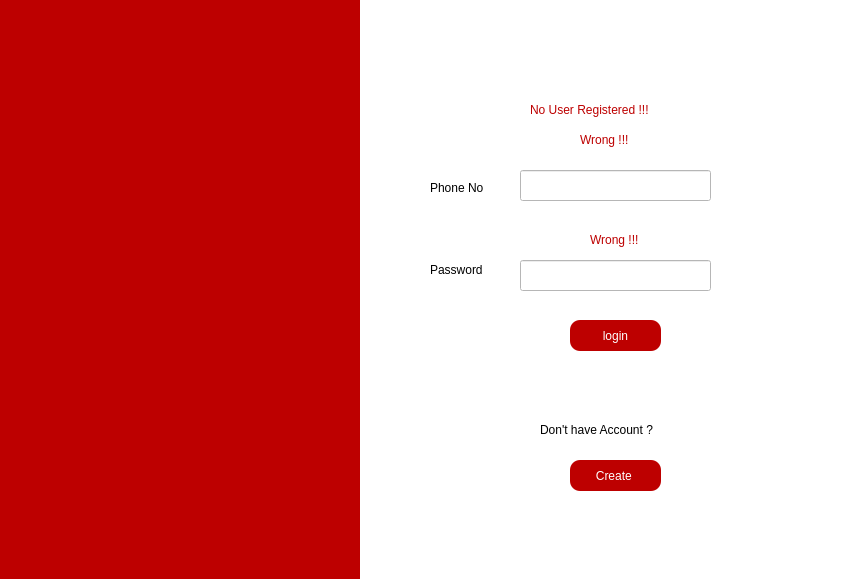
<?xml version="1.0" encoding="UTF-8"?>
<ui version="4.0">
 <class>Dialog</class>
 <widget class="QDialog" name="Dialog">
  <property name="geometry">
   <rect>
    <x>0</x>
    <y>0</y>
    <width>852</width>
    <height>579</height>
   </rect>
  </property>
  <property name="windowTitle">
   <string>Dialog</string>
  </property>
  <property name="styleSheet">
   <string notr="true">background-color: rgb(255, 255, 255);</string>
  </property>
  <widget class="QWidget" name="widget" native="true">
   <property name="geometry">
    <rect>
     <x>-1</x>
     <y>-1</y>
     <width>361</width>
     <height>581</height>
    </rect>
   </property>
   <property name="styleSheet">
    <string notr="true">background-color: rgb(189, 0, 0);
</string>
   </property>
  </widget>
  <widget class="QPushButton" name="create">
   <property name="geometry">
    <rect>
     <x>570</x>
     <y>460</y>
     <width>91</width>
     <height>31</height>
    </rect>
   </property>
   <property name="styleSheet">
    <string notr="true">background-color: rgb(189, 0, 0);
color: rgb(255, 255, 255);
border-radius: 10px;
</string>
   </property>
   <property name="text">
    <string>Create </string>
   </property>
  </widget>
  <widget class="QLabel" name="label">
   <property name="geometry">
    <rect>
     <x>430</x>
     <y>180</y>
     <width>81</width>
     <height>16</height>
    </rect>
   </property>
   <property name="styleSheet">
    <string notr="true">font: 75 12pt &quot;Arial&quot;;</string>
   </property>
   <property name="text">
    <string>Phone No</string>
   </property>
  </widget>
  <widget class="QLabel" name="label_3">
   <property name="geometry">
    <rect>
     <x>430</x>
     <y>260</y>
     <width>81</width>
     <height>20</height>
    </rect>
   </property>
   <property name="styleSheet">
    <string notr="true">font: 75 12pt &quot;Arial&quot;;</string>
   </property>
   <property name="text">
    <string>Password</string>
   </property>
  </widget>
  <widget class="QLineEdit" name="ps">
   <property name="geometry">
    <rect>
     <x>520</x>
     <y>260</y>
     <width>191</width>
     <height>31</height>
    </rect>
   </property>
   <property name="styleSheet">
    <string notr="true">background-color: rgb(255, 255, 255);</string>
   </property>
   <property name="inputMethodHints">
    <set>Qt::ImhDigitsOnly|Qt::ImhHiddenText|Qt::ImhNoAutoUppercase|Qt::ImhNoPredictiveText|Qt::ImhSensitiveData</set>
   </property>
   <property name="inputMask">
    <string notr="true"/>
   </property>
   <property name="text">
    <string notr="true"/>
   </property>
   <property name="echoMode">
    <enum>QLineEdit::Password</enum>
   </property>
   <property name="alignment">
    <set>Qt::AlignCenter</set>
   </property>
  </widget>
  <widget class="QPushButton" name="login">
   <property name="geometry">
    <rect>
     <x>570</x>
     <y>320</y>
     <width>91</width>
     <height>31</height>
    </rect>
   </property>
   <property name="styleSheet">
    <string notr="true">background-color: rgb(189, 0, 0);
color: rgb(255, 255, 255);
border-radius: 10px;
</string>
   </property>
   <property name="text">
    <string>login</string>
   </property>
  </widget>
  <widget class="QLabel" name="label_2">
   <property name="geometry">
    <rect>
     <x>540</x>
     <y>420</y>
     <width>151</width>
     <height>20</height>
    </rect>
   </property>
   <property name="styleSheet">
    <string notr="true">font: 75 12pt &quot;Arial&quot;;</string>
   </property>
   <property name="text">
    <string>Don't have Account ?</string>
   </property>
  </widget>
  <widget class="QLabel" name="wrong1">
   <property name="geometry">
    <rect>
     <x>580</x>
     <y>130</y>
     <width>81</width>
     <height>20</height>
    </rect>
   </property>
   <property name="styleSheet">
    <string notr="true">font: 75 12pt &quot;Arial&quot;;
color: rgb(189, 0, 0);</string>
   </property>
   <property name="text">
    <string>Wrong !!!</string>
   </property>
  </widget>
  <widget class="QLabel" name="wrong2">
   <property name="geometry">
    <rect>
     <x>590</x>
     <y>230</y>
     <width>81</width>
     <height>20</height>
    </rect>
   </property>
   <property name="styleSheet">
    <string notr="true">font: 75 12pt &quot;Arial&quot;;
color: rgb(189, 0, 0);</string>
   </property>
   <property name="text">
    <string>Wrong !!!</string>
   </property>
  </widget>
  <widget class="QLabel" name="empty">
   <property name="geometry">
    <rect>
     <x>530</x>
     <y>100</y>
     <width>161</width>
     <height>20</height>
    </rect>
   </property>
   <property name="styleSheet">
    <string notr="true">font: 75 12pt &quot;Arial&quot;;
color: rgb(189, 0, 0);</string>
   </property>
   <property name="text">
    <string>No User Registered !!!</string>
   </property>
  </widget>
  <widget class="QLineEdit" name="pnm">
   <property name="geometry">
    <rect>
     <x>520</x>
     <y>170</y>
     <width>191</width>
     <height>31</height>
    </rect>
   </property>
   <property name="styleSheet">
    <string notr="true">background-color: rgb(255, 255, 255);</string>
   </property>
   <property name="inputMethodHints">
    <set>Qt::ImhDigitsOnly</set>
   </property>
   <property name="inputMask">
    <string notr="true">0000000000</string>
   </property>
   <property name="text">
    <string notr="true"/>
   </property>
   <property name="cursorPosition">
    <number>0</number>
   </property>
   <property name="alignment">
    <set>Qt::AlignCenter</set>
   </property>
  </widget>
 </widget>
 <resources/>
 <connections/>
</ui>
